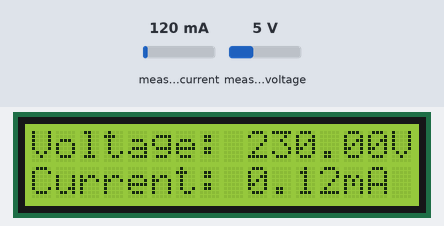
The sketch below on a simulated ESP32. Parts: 16×2 character LCD. The inputs (shaded band) are chosen by the test bench; at power-on: measured current 120 mA, measured voltage 5 V. WiFi joins after 1.5 s; servers stay silent unless stated; web services answer with replies made up by the test bench; what the sketch prints to the serial monitor is not drawn.

Above: at 8.2 s.
8.3 s: measured current set to 40 mA
At 10.8 s:
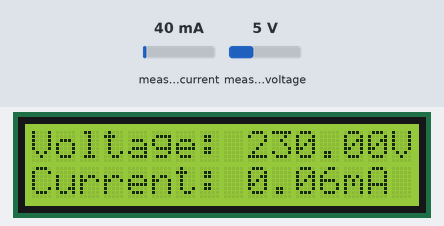
11.1 s: measured voltage set to 0.3 V
At 13.0 s:
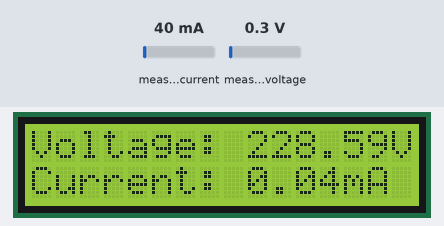
14.1 s: measured current set to 500 mA
At 16.8 s:
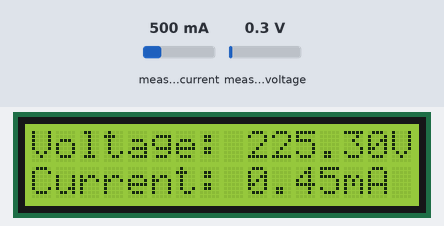
17.1 s: measured voltage set to 3.8 V
At 19.1 s:
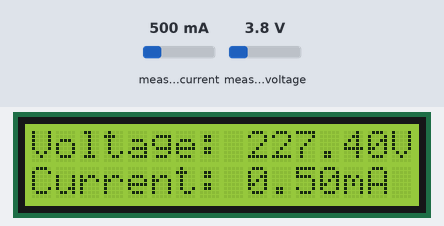
19.6 s: measured current set to 1000 mA
At 21.2 s:
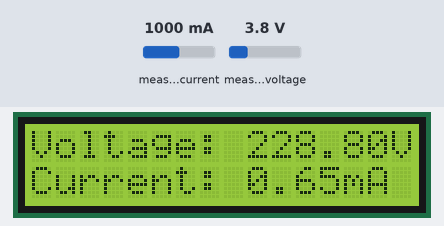
22.6 s: measured voltage set to 7.5 V
At 25.3 s:
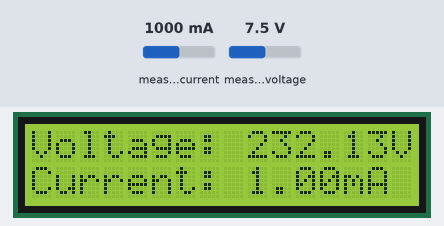
Timing chart, 0 to 26.6 s (numbered marks = the images above; inputs shaded):
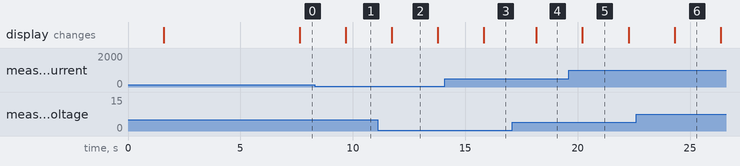

The sketch:

voltage_and_current.ino
```cpp
#include "EmonLib.h"
#include <LiquidCrystal_I2C.h>
#include <WiFi.h>
#include <HTTPClient.h>

const char * ssid = "powerMeter";
const char * password = "powerMeter2023";

String server = "http://maker.ifttt.com";
String eventName = "powerMeter";
String IFTTT_Key = "3GqyNyUZdnuDiXl7UYrLQP3V41fMDXwysEuNDAm7BR";
String IFTTTUrl="http://maker.ifttt.com/trigger/powerMeter/with/key/3GqyNyUZdnuDiXl7UYrLQP3V41fMDXwysEuNDAm7BR";

LiquidCrystal_I2C lcd(0x27,16,2);

EnergyMonitor emon1;

int c = 0;
int k = 0;
float avgVolt = 0.0;
float avgCurr = 0.0;
float sumVolt = 0.0;
float sumCurr = 0.0;

String strVolt = "";
String strCurr = "";

void setup()
{
  Serial.begin(9600);
  WiFi.mode(WIFI_STA);
  WiFi.begin(ssid, password);

  while (WiFi.status() != WL_CONNECTED)
  {
    delay(500);
    Serial.print(".");
  }
  Serial.println("Hurray, Connected !!!");

  lcd.begin();
  lcd.clear();
  lcd.backlight();

  lcd.setCursor(1,0);
  lcd.print("Energy-Monitor");

  lcd.setCursor(2,1);
  lcd.print("Power-Meter");

  delay(4000);

  emon1.voltage(35, 592, 1.7);  // Voltage: input pin, calibration, phase_shift
  emon1.current(34, 1000);       // Current: input pin, calibration.
}

void loop()
{
  emon1.calcVI(20,100);         // Calculate all. No.of half wavelengths (crossings), time-out

  //float realPower       = emon1.realPower;        //extract Real Power into variable
  //float apparentPower   = emon1.apparentPower;    //extract Apparent Power into variable
  //float powerFactor     = emon1.powerFactor;      //extract Power Factor into Variable
  float supplyVoltage   = emon1.Vrms;             //extract Vrms into Variable
  float Irms            = emon1.Irms;             //extract Irms into Variable

  sumVolt = sumVolt + supplyVoltage;
  sumCurr = sumCurr + Irms;
  c++;
  k++;

  if(c == 10)
  {
    avgVolt = float(sumVolt/10);
    avgCurr = float(sumCurr/10);

    if(avgVolt > 100)
    {
      Serial.println(String(avgVolt)+"  "+String(avgCurr));

      lcd.clear();
      lcd.setCursor(0,0);
      lcd.print("Voltage: "+String(avgVolt)+"V");
      lcd.setCursor(0,1);
      lcd.print("Current: "+String(avgCurr)+"mA");

      strVolt = String(String(avgVolt)+"V");
      strCurr = String(String(avgCurr)+"mA");

      if(k == 50)
      {
        sendDataToSheeton();
        k = 0;
      }

      c = 0;
      sumVolt = 0.0;
      sumCurr = 0.0;
      avgVolt = 0.0;
      avgCurr = 0.0;
      strVolt = "";
      strCurr = "";
    }
    else
    {
      lcd.clear();
      lcd.setCursor(0,0);
      lcd.print("Voltage : 0.00V");
      lcd.setCursor(0,1);
      lcd.print("Current : 0.00mA");

      sendDataToSheetoff();

      c = 0;
      k = 0;
      sumVolt = 0.0;
      sumCurr = 0.0;
      avgVolt = 0.0;
      avgCurr = 0.0;
      strVolt = "";
      strCurr = "";
    }
  }
}
```

sendDataoff.ino
```cpp
void sendDataToSheetoff()
{
  String url = server + "/trigger/" + eventName + "/with/key/" + IFTTT_Key + "?value1="+"0.00V" + "&value2="+"0.00mA";
  Serial.println(url);
  //Start to send data to IFTTT
  HTTPClient http;
  Serial.print("[HTTP] begin...\n");
  http.begin(url); //HTTP

  Serial.print("[HTTP] GET...\n");
  // start connection and send HTTP header
  int httpCode = http.GET();
  // httpCode will be negative on error
  if(httpCode > 0)
  {
    // HTTP header has been send and Server response header has been handled
    Serial.printf("[HTTP] GET... code: %d\n", httpCode);
    // file found at server
    if(httpCode == HTTP_CODE_OK)
    {
      String payload = http.getString();
      Serial.println(payload);
    }
  }
  else
  {
    Serial.printf("[HTTP] GET... failed, error: %s\n", http.errorToString(httpCode).c_str());
  }
  http.end();
}
```

sendDataon.ino
```cpp
void sendDataToSheeton()
{
  String url = server + "/trigger/" + eventName + "/with/key/" + IFTTT_Key + "?value1="+String(strVolt) + "&value2="+String(strCurr);
  Serial.println(url);
  //Start to send data to IFTTT
  HTTPClient http;
  Serial.print("[HTTP] begin...\n");
  http.begin(url); //HTTP

  Serial.print("[HTTP] GET...\n");
  // start connection and send HTTP header
  int httpCode = http.GET();
  // httpCode will be negative on error
  if(httpCode > 0)
  {
    // HTTP header has been send and Server response header has been handled
    Serial.printf("[HTTP] GET... code: %d\n", httpCode);
    // file found at server
    if(httpCode == HTTP_CODE_OK)
    {
      String payload = http.getString();
      Serial.println(payload);
    }
  }
  else
  {
    Serial.printf("[HTTP] GET... failed, error: %s\n", http.errorToString(httpCode).c_str());
  }
  http.end();
}
```

Measured:
- after the input at 8.3 s, the display: changes after 1.4 s (image 1)
- after the input at 11.1 s, the display: changes after 0.63 s (image 2)
- after the input at 14.1 s, the display: changes after 1.7 s (image 3)
- after the input at 17.1 s, the display: changes after 1.1 s (image 4)
- after the input at 19.6 s, the display: changes after 0.62 s (image 5)
- after the input at 22.6 s, the display: changes after 1.7 s (image 6)
- what the display in image 2 shows lasts 2.1 s, from 11.7 s to 13.8 s
